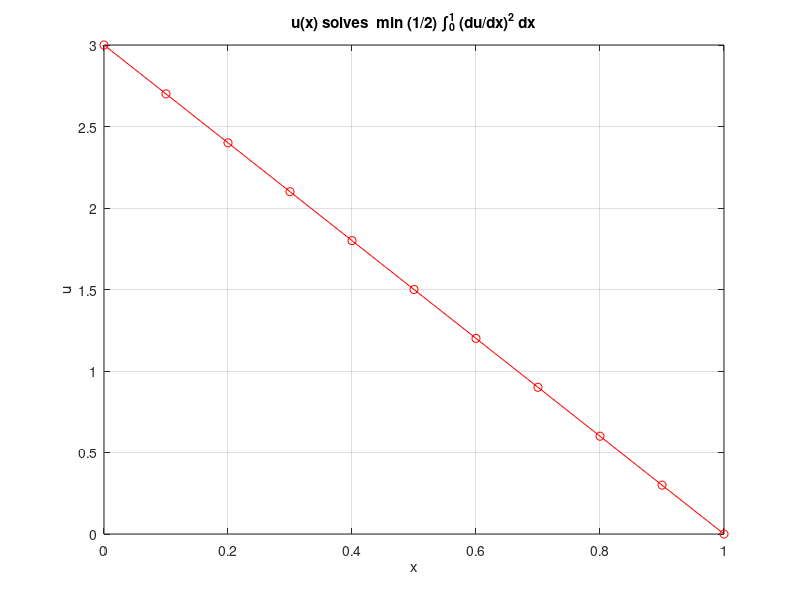

The MATLAB script that drew this image:
% STRAIGHT  Solve continuum optimization problem
%   min            f(u) = int_0^t (1/2) (u'(x))^2 dx
%   u(0)=a,u(1)=b
% by discretization.  Here u(x) is piecewise-linear, with values
% u_j = u(x_j), j=1,...,n, where x_j = j h and h = 1 / (n+1).
% Constructs a symmetric positive-definite matrix Q, and vector c
% and scalar d, so that discrete problem is unconstrained optimization
% over u in R^n:
%   min  fhat(u) = (1/2) u' Q u - c' u + d
% Generates a plot.  (The answer is boring and, incidentally, exact.)
% This method is powerful and generalizable!

a = 3.0;  % boundary data; choose what you want
b = 0.0;
n = 9;   % choose the size you want; this gives clear plot

% set up linear system
h = 1.0 / (n+1);   % grid spacing
d = (a^2 + b^2) / (2 * h);
Q = zeros(n,n);  c = zeros(n,1);
for j = 1:n
    if j==1
        Q(j,1:2) = [2 -1];
        c(j) = a / h;
    elseif j==n
        Q(j,n-1:n) = [-1 2];
        c(j) = b / h;
    else
        Q(j,j-1:j+1) = [-1 2 -1];
    end
end
Q = Q / h;

% solve
ustar = Q \ c  % minimizer
fstar = 0.5 * ustar' * Q * ustar - c' * ustar + d

% plot
x = 0.0:h:1.0;  % length n+2
plot(x,[a ustar' b],'ro-')
xlabel x, ylabel u, grid on
title('u(x) solves  min (1/2) \int_0^1 (du/dx)^2 dx')
